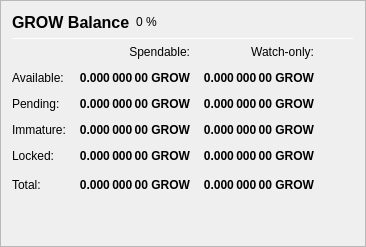
                   <widget class="QFrame" name="frame_Balances">
                    <property name="frameShape">
                     <enum>QFrame::StyledPanel</enum>
                    </property>
                    <property name="frameShadow">
                     <enum>QFrame::Raised</enum>
                    </property>
                    <layout class="QVBoxLayout" name="verticalLayout_4">
                     <item>
                      <layout class="QHBoxLayout" name="horizontalLayout_4">
                       <item>
                        <widget class="QLabel" name="label_5">
                         <property name="minimumSize">
                          <size>
                           <width>0</width>
                           <height>20</height>
                          </size>
                         </property>
                         <property name="font">
                          <font>
                           <pointsize>12</pointsize>
                           <weight>75</weight>
                           <bold>true</bold>
                          </font>
                         </property>
                         <property name="text">
                          <string>GROW Balance</string>
                         </property>
                        </widget>
                       </item>
                       <item>
                        <widget class="QLabel" name="labelGROWPercent">
                         <property name="text">
                          <string notr="true">0 %</string>
                         </property>
                        </widget>
                       </item>
                       <item>
                        <spacer name="horizontalSpacer_3">
                         <property name="orientation">
                          <enum>Qt::Horizontal</enum>
                         </property>
                         <property name="sizeHint" stdset="0">
                          <size>
                           <width>40</width>
                           <height>20</height>
                          </size>
                         </property>
                        </spacer>
                       </item>
                      </layout>
                     </item>
                     <item>
                      <widget class="Line" name="line_Balance">
                       <property name="minimumSize">
                        <size>
                         <width>0</width>
                         <height>1</height>
                        </size>
                       </property>
                       <property name="maximumSize">
                        <size>
                         <width>16777215</width>
                         <height>1</height>
                        </size>
                       </property>
                       <property name="orientation">
                        <enum>Qt::Horizontal</enum>
                       </property>
                      </widget>
                     </item>
                     <item>
                      <layout class="QGridLayout" name="gridLayout">
                       <property name="spacing">
                        <number>12</number>
                       </property>
                       <item row="0" column="1">
                        <widget class="QLabel" name="labelSpendable">
                         <property name="text">
                          <string>Spendable:</string>
                         </property>
                         <property name="alignment">
                          <set>Qt::AlignRight|Qt::AlignTrailing|Qt::AlignVCenter</set>
                         </property>
                        </widget>
                       </item>
                       <item row="0" column="2">
                        <widget class="QLabel" name="labelWatchonly">
                         <property name="text">
                          <string>Watch-only:</string>
                         </property>
                         <property name="alignment">
                          <set>Qt::AlignRight|Qt::AlignTrailing|Qt::AlignVCenter</set>
                         </property>
                        </widget>
                       </item>
                       <item row="1" column="0">
                        <widget class="QLabel" name="labelBalanceText">
                         <property name="text">
                          <string>Available:</string>
                         </property>
                        </widget>
                       </item>
                       <item row="1" column="1">
                        <widget class="QLabel" name="labelBalance">
                         <property name="font">
                          <font>
                           <weight>75</weight>
                           <bold>true</bold>
                          </font>
                         </property>
                         <property name="cursor">
                          <cursorShape>IBeamCursor</cursorShape>
                         </property>
                         <property name="toolTip">
                          <string>Your current spendable balance</string>
                         </property>
                         <property name="text">
                          <string notr="true">0.000 000 00 GROW</string>
                         </property>
                         <property name="alignment">
                          <set>Qt::AlignRight|Qt::AlignTrailing|Qt::AlignVCenter</set>
                         </property>
                         <property name="textInteractionFlags">
                          <set>Qt::LinksAccessibleByMouse|Qt::TextSelectableByKeyboard|Qt::TextSelectableByMouse</set>
                         </property>
                        </widget>
                       </item>
                       <item row="1" column="2">
                        <widget class="QLabel" name="labelWatchAvailable">
                         <property name="font">
                          <font>
                           <weight>75</weight>
                           <bold>true</bold>
                          </font>
                         </property>
                         <property name="cursor">
                          <cursorShape>IBeamCursor</cursorShape>
                         </property>
                         <property name="toolTip">
                          <string>Your current balance in watch-only addresses</string>
                         </property>
                         <property name="text">
                          <string notr="true">0.000 000 00 GROW</string>
                         </property>
                         <property name="alignment">
                          <set>Qt::AlignRight|Qt::AlignTrailing|Qt::AlignVCenter</set>
                         </property>
                         <property name="textInteractionFlags">
                          <set>Qt::LinksAccessibleByMouse|Qt::TextSelectableByKeyboard|Qt::TextSelectableByMouse</set>
                         </property>
                        </widget>
                       </item>
                       <item row="2" column="0">
                        <widget class="QLabel" name="labelPendingText">
                         <property name="text">
                          <string>Pending:</string>
                         </property>
                        </widget>
                       </item>
                       <item row="2" column="1">
                        <widget class="QLabel" name="labelUnconfirmed">
                         <property name="font">
                          <font>
                           <weight>75</weight>
                           <bold>true</bold>
                          </font>
                         </property>
                         <property name="cursor">
                          <cursorShape>IBeamCursor</cursorShape>
                         </property>
                         <property name="toolTip">
                          <string>Total of transactions that have yet to be confirmed, and do not yet count toward the spendable balance</string>
                         </property>
                         <property name="text">
                          <string notr="true">0.000 000 00 GROW</string>
                         </property>
                         <property name="alignment">
                          <set>Qt::AlignRight|Qt::AlignTrailing|Qt::AlignVCenter</set>
                         </property>
                         <property name="textInteractionFlags">
                          <set>Qt::LinksAccessibleByMouse|Qt::TextSelectableByKeyboard|Qt::TextSelectableByMouse</set>
                         </property>
                        </widget>
                       </item>
                       <item row="2" column="2">
                        <widget class="QLabel" name="labelWatchPending">
                         <property name="font">
                          <font>
                           <weight>75</weight>
                           <bold>true</bold>
                          </font>
                         </property>
                         <property name="cursor">
                          <cursorShape>IBeamCursor</cursorShape>
                         </property>
                         <property name="toolTip">
                          <string>Unconfirmed transactions to watch-only addresses</string>
                         </property>
                         <property name="text">
                          <string notr="true">0.000 000 00 GROW</string>
                         </property>
                         <property name="alignment">
                          <set>Qt::AlignRight|Qt::AlignTrailing|Qt::AlignVCenter</set>
                         </property>
                         <property name="textInteractionFlags">
                          <set>Qt::LinksAccessibleByMouse|Qt::TextSelectableByKeyboard|Qt::TextSelectableByMouse</set>
                         </property>
                        </widget>
                       </item>
                       <item row="3" column="0">
                        <widget class="QLabel" name="labelImmatureText">
                         <property name="text">
                          <string>Immature:</string>
                         </property>
                        </widget>
                       </item>
                       <item row="3" column="1">
                        <widget class="QLabel" name="labelImmature">
                         <property name="font">
                          <font>
                           <weight>75</weight>
                           <bold>true</bold>
                          </font>
                         </property>
                         <property name="cursor">
                          <cursorShape>IBeamCursor</cursorShape>
                         </property>
                         <property name="toolTip">
                          <string>Staked or masternode rewards that has not yet matured</string>
                         </property>
                         <property name="text">
                          <string notr="true">0.000 000 00 GROW</string>
                         </property>
                         <property name="alignment">
                          <set>Qt::AlignRight|Qt::AlignTrailing|Qt::AlignVCenter</set>
                         </property>
                         <property name="textInteractionFlags">
                          <set>Qt::LinksAccessibleByMouse|Qt::TextSelectableByKeyboard|Qt::TextSelectableByMouse</set>
                         </property>
                        </widget>
                       </item>
                       <item row="3" column="2">
                        <widget class="QLabel" name="labelWatchImmature">
                         <property name="font">
                          <font>
                           <weight>75</weight>
                           <bold>true</bold>
                          </font>
                         </property>
                         <property name="cursor">
                          <cursorShape>IBeamCursor</cursorShape>
                         </property>
                         <property name="toolTip">
                          <string>Staked or masternode rewards in watch-only addresses that has not yet matured</string>
                         </property>
                         <property name="text">
                          <string notr="true">0.000 000 00 GROW</string>
                         </property>
                         <property name="alignment">
                          <set>Qt::AlignRight|Qt::AlignTrailing|Qt::AlignVCenter</set>
                         </property>
                         <property name="textInteractionFlags">
                          <set>Qt::LinksAccessibleByMouse|Qt::TextSelectableByKeyboard|Qt::TextSelectableByMouse</set>
                         </property>
                        </widget>
                       </item>
                       <item row="4" column="0">
                        <widget class="QLabel" name="labelLockedBalanceText">
                         <property name="toolTip">
                          <string>Locked GROW or Masternode collaterals. These are excluded from zGROW minting.</string>
                         </property>
                         <property name="text">
                          <string>Locked:</string>
                         </property>
                        </widget>
                       </item>
                       <item row="4" column="1">
                        <widget class="QLabel" name="labelLockedBalance">
                         <property name="font">
                          <font>
                           <weight>75</weight>
                           <bold>true</bold>
                          </font>
                         </property>
                         <property name="cursor">
                          <cursorShape>IBeamCursor</cursorShape>
                         </property>
                         <property name="toolTip">
                          <string>Locked GROW or Masternode collaterals. These are excluded from zGROW minting.</string>
                         </property>
                         <property name="text">
                          <string notr="true">0.000 000 00 GROW</string>
                         </property>
                         <property name="alignment">
                          <set>Qt::AlignRight|Qt::AlignTrailing|Qt::AlignVCenter</set>
                         </property>
                         <property name="textInteractionFlags">
                          <set>Qt::LinksAccessibleByMouse|Qt::TextSelectableByKeyboard|Qt::TextSelectableByMouse</set>
                         </property>
                        </widget>
                       </item>
                       <item row="4" column="2">
                        <widget class="QLabel" name="labelWatchLocked">
                         <property name="font">
                          <font>
                           <weight>75</weight>
                           <bold>true</bold>
                          </font>
                         </property>
                         <property name="cursor">
                          <cursorShape>IBeamCursor</cursorShape>
                         </property>
                         <property name="toolTip">
                          <string>Current locked balance in watch-only addresses</string>
                         </property>
                         <property name="text">
                          <string notr="true">0.000 000 00 GROW</string>
                         </property>
                         <property name="alignment">
                          <set>Qt::AlignRight|Qt::AlignTrailing|Qt::AlignVCenter</set>
                         </property>
                         <property name="textInteractionFlags">
                          <set>Qt::LinksAccessibleByMouse|Qt::TextSelectableByKeyboard|Qt::TextSelectableByMouse</set>
                         </property>
                        </widget>
                       </item>
                       <item row="5" column="0">
                        <widget class="QLabel" name="labelTotalText">
                         <property name="toolTip">
                          <string>Your current GROW balance, unconfirmed and immature transactions included</string>
                         </property>
                         <property name="text">
                          <string>Total:</string>
                         </property>
                        </widget>
                       </item>
                       <item row="5" column="1">
                        <widget class="QLabel" name="labelTotal">
                         <property name="font">
                          <font>
                           <weight>75</weight>
                           <bold>true</bold>
                          </font>
                         </property>
                         <property name="cursor">
                          <cursorShape>IBeamCursor</cursorShape>
                         </property>
                         <property name="toolTip">
                          <string>Your current GROW balance, unconfirmed and immature transactions included</string>
                         </property>
                         <property name="text">
                          <string notr="true">0.000 000 00 GROW</string>
                         </property>
                         <property name="alignment">
                          <set>Qt::AlignRight|Qt::AlignTrailing|Qt::AlignVCenter</set>
                         </property>
                         <property name="textInteractionFlags">
                          <set>Qt::LinksAccessibleByMouse|Qt::TextSelectableByKeyboard|Qt::TextSelectableByMouse</set>
                         </property>
                        </widget>
                       </item>
                       <item row="5" column="2">
                        <widget class="QLabel" name="labelWatchTotal">
                         <property name="font">
                          <font>
                           <weight>75</weight>
                           <bold>true</bold>
                          </font>
                         </property>
                         <property name="cursor">
                          <cursorShape>IBeamCursor</cursorShape>
                         </property>
                         <property name="toolTip">
                          <string>Current total balance in watch-only addresses</string>
                         </property>
                         <property name="text">
                          <string notr="true">0.000 000 00 GROW</string>
                         </property>
                         <property name="alignment">
                          <set>Qt::AlignRight|Qt::AlignTrailing|Qt::AlignVCenter</set>
                         </property>
                         <property name="textInteractionFlags">
                          <set>Qt::LinksAccessibleByMouse|Qt::TextSelectableByKeyboard|Qt::TextSelectableByMouse</set>
                         </property>
                        </widget>
                       </item>
                       <item row="5" column="3">
                        <spacer name="horizontalSpacer_9">
                         <property name="orientation">
                          <enum>Qt::Horizontal</enum>
                         </property>
                         <property name="sizeHint" stdset="0">
                          <size>
                           <width>40</width>
                           <height>20</height>
                          </size>
                         </property>
                        </spacer>
                       </item>
                      </layout>
                     </item>
                     <item>
                      <spacer name="verticalSpacer_3">
                       <property name="orientation">
                        <enum>Qt::Vertical</enum>
                       </property>
                       <property name="sizeHint" stdset="0">
                        <size>
                         <width>20</width>
                         <height>40</height>
                        </size>
                       </property>
                      </spacer>
                     </item>
                    </layout>
                   </widget>
